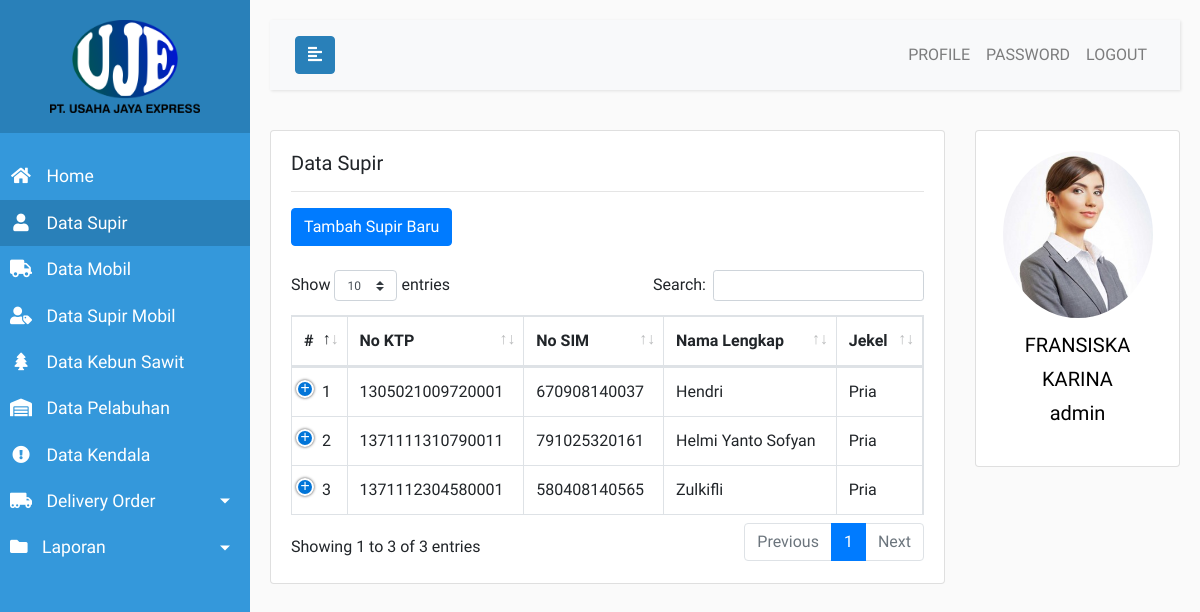
The page /admin.php?page=supir (signed in) on the database its author committed.
### tables this page shows
CREATE TABLE `tb_supir` (
  `id` int(11) NOT NULL AUTO_INCREMENT,
  `nama` varchar(100) NOT NULL,
  `jenis_kelamin` enum('pria','wanita') NOT NULL,
  `tempat_lahir` varchar(50) NOT NULL,
  `tanggal_lahir` date NOT NULL,
  `alamat` text NOT NULL,
  `telepon` varchar(13) NOT NULL,
  `ktp_no` varchar(16) NOT NULL,
  `ktp_img` varchar(100) NOT NULL,
  `sim_no` varchar(12) NOT NULL,
  `sim_img` varchar(100) NOT NULL,
  PRIMARY KEY (`id`)
);

CREATE TABLE `tb_user` (
  `id` int(11) NOT NULL AUTO_INCREMENT,
  `username` varchar(20) NOT NULL,
  `password` varchar(100) NOT NULL,
  `hak_akses` enum('admin','pimpinan') NOT NULL,
  `status` tinyint(4) NOT NULL DEFAULT '1',
  `nama` varchar(100) NOT NULL,
  `jenis_kelamin` enum('pria','wanita') NOT NULL,
  `tempat_lahir` varchar(50) NOT NULL,
  `tanggal_lahir` date NOT NULL,
  `alamat` text NOT NULL,
  `telepon` varchar(13) NOT NULL,
  `foto` varchar(100) NOT NULL,
  PRIMARY KEY (`id`)
);

### app/app.php (called while the page is built, shortened)
<?php
	function koneksi() {
		$host = 'localhost';
		$user = 'root';
		$pass = '';
		$db = 'pt-uje-db';
		$conn = mysqli_connect($host, $user, $pass, $db);
		return $conn;
	}
	function sanitizeThis($string) {
		$conn = koneksi();
		$output1 = mysqli_real_escape_string($conn, $string);
		$output2 = strip_tags($output1);
		return htmlspecialchars($output2);
	}
	function getProfile() {
		$conn = koneksi();
		$uid = $_SESSION['uid'];
		$query = "SELECT * FROM tb_user WHERE id = '$uid'";
		$process = mysqli_query($conn, $query);
		$data = mysqli_fetch_assoc($process);
		return $data;
	}
?>

### views/admin/supir/kelola-supir.php (the view, shortened to what this page needs)
<div class="row">
	<div class="col-md-9">
		<div class="card">
			<div class="card-body">
				<h5 class="card-title">Data Supir</h5><hr>
				<?php if ($hak_akses == 'admin'): ?>
					<button type="button" class="btn btn-primary" id="btn-tambah-supir">Tambah Supir Baru</button><br><br>
				<?php endif ?>
				<table id="table-data-supir" class="table table-bordered display responsive nowrap" style="width:100%">
					<thead>
						<tr>
							<th>#</th>
							<th>No KTP</th>
							<th>No SIM</th>
							<th>Nama Lengkap</th>
							<th>Jekel</th>
						</tr>
					</thead>
					<tbody>
						<?php
							$list_data = [];
							$query = "SELECT * FROM tb_supir";
							$process = mysqli_query($conn, $query);
							while($row = mysqli_fetch_array($process)) {
								$list_data[] = $row;
							}
							foreach ($list_data as $key => $value) {
						?>
						<tr>
							<td><?php echo $key+1 ?></td>
							<td><?php echo $value['ktp_no'] ?></td>
							<td><?php echo $value['sim_no'] ?></td>
							<td><?php echo $value['nama'] ?></td>
							<td><?php echo ucfirst($value['jenis_kelamin']) ?></td>
						</tr>
						<?php } ?>
					</tbody>
				</table>
			</div>
		</div>
	</div>
	<div class="col-md-3">
		<?php include 'views/partials/rightbar.php'; ?>
	</div>
</div>

### views/partials/rightbar.php
<div class="card">
	<div class="card-body text-center">
		<img src="/assets/img/profil/<?php echo getProfile()['foto'] ?>" width="150px" class="rounded-circle">
		<p class="profile-name"><?php echo strtoupper(getProfile()['nama']).'<br>'.strtolower($_SESSION['akses']) ?></p>
	</div>
</div>

### assets/css/app.css (style rules this page uses)
body { font-family: 'Ubuntu', sans-serif; background: #fafafa; }
p { font-family: 'Ubuntu', sans-serif; font-size: 1.1em; font-weight: 300; line-height: 1.7em; color: #999; }
.profile-name { padding-top: 10px; font-size: 20px; color: #000; }

### rows shown on the page
tb_supir: ktp_no "1305021009720001", sim_no "670908140037", nama "Hendri", jenis_kelamin "Pria"
tb_supir: ktp_no "1371111310790011", sim_no "791025320161", nama "Helmi Yanto Sofyan", jenis_kelamin "Pria"
tb_supir: ktp_no "1371112304580001", sim_no "580408140565", nama "Zulkifli", jenis_kelamin "Pria"
tb_user: foto (picture), nama "FRANSISKA KARINA"

### other values the page prints
$_SESSION['akses'] "admin"
